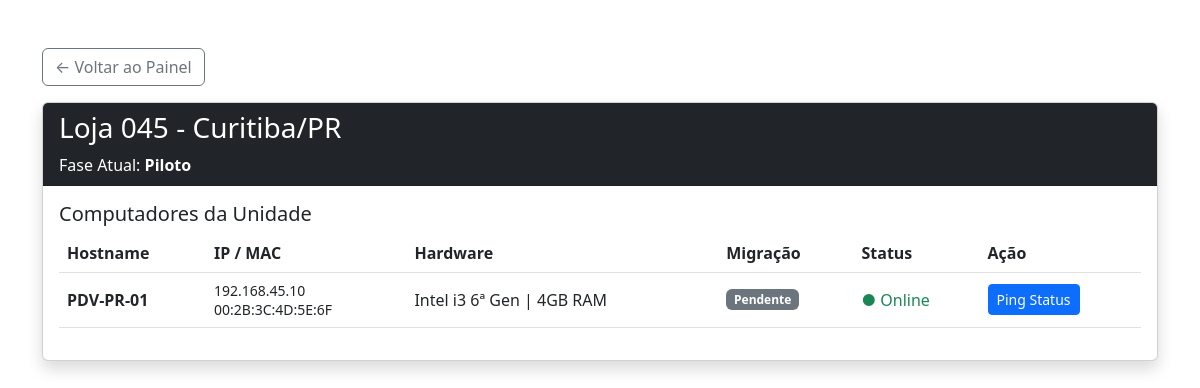
The page /loja/2/ on the database its author committed.
### core/models.py (models this page shows, shortened)
class Loja(models.Model):
    FASES = [
        ('piloto', 'Piloto'),
        ('em_migracao', 'Em Migração'),
        ('migrada', 'Migrada'),
        ('pendente', 'Pendente'),
    ]
    codigo = models.CharField(max_length=10, unique=True)
    cidade = models.CharField(max_length=100)
    estado = models.CharField(max_length=2)
    fase = models.CharField(max_length=20, choices=FASES, default='pendente')

class Computador(models.Model):
    STATUS_MIG = [
        ('pendente', 'Pendente'),
        ('andamento', 'Em Andamento'),
        ('concluido', 'Concluído'),
    ]
    loja = models.ForeignKey(Loja, on_delete=models.CASCADE, related_name='computadores')
    hostname = models.CharField(max_length=50)
    ip = models.GenericIPAddressField()
    mac = models.CharField(max_length=17)
    processador = models.CharField(max_length=50)
    ram = models.IntegerField()
    so = models.CharField(max_length=50)
    status = models.CharField(max_length=20, choices=STATUS_MIG, default='pendente')
    data_migracao = models.DateTimeField(null=True, blank=True)
    online = models.BooleanField(default=True)
    observacoes = models.TextField(blank=True)

### core/views.py (the view)
# urls.py: path('loja/<int:loja_id>/', views.detalhe_loja, name='detalhe_loja'),
def detalhe_loja(request, loja_id):
    loja = get_object_or_404(Loja, id=loja_id)
    return render(request, 'detalhe_loja.html', {'loja': loja})

### core/templates/detalhe_loja.html
<link href="https://cdn.jsdelivr.net/npm/bootstrap@5.3.0/dist/css/bootstrap.min.css" rel="stylesheet">
<div class="container mt-5">
    <a href="{% url 'dashboard' %}" class="btn btn-outline-secondary mb-3">← Voltar ao Painel</a>
    <div class="card shadow">
        <div class="card-header bg-dark text-white">
            <h3>Loja {{ loja.codigo }} - {{ loja.cidade }}/{{ loja.estado }}</h3>
            <p class="mb-0">Fase Atual: <strong>{{ loja.get_fase_display }}</strong></p>
        </div>
        <div class="card-body">
            <h5>Computadores da Unidade</h5>
            <table class="table align-middle">
                <thead>
                    <tr>
                        <th>Hostname</th>
                        <th>IP / MAC</th>
                        <th>Hardware</th>
                        <th>Migração</th>
                        <th>Status</th>
                        <th>Ação</th>
                    </tr>
                </thead>
                <tbody>
                    {% for comp in loja.computadores.all %}
                    <tr>
                        <td><strong>{{ comp.hostname }}</strong></td>
                        <td><small>{{ comp.ip }}<br>{{ comp.mac }}</small></td>
                        <td>{{ comp.processador }} | {{ comp.ram }}GB RAM</td>
                        <td>
                            {% if comp.status == 'concluido' %}
                                <span class="badge bg-success">Concluído</span>
                            {% elif comp.status == 'andamento' %}
                                <span class="badge bg-warning text-dark">Em Andamento</span>
                            {% else %}
                                <span class="badge bg-secondary">Pendente</span>
                            {% endif %}
                        </td>
                        <td>
                            {% if comp.online %}
                                <span class="text-success">● Online</span>
                            {% else %}
                                <span class="text-danger">● Offline</span>
                            {% endif %}
                        </td>
                        <td>
                            <a href="{% url 'verificar_status' comp.id %}" class="btn btn-sm btn-primary">Ping Status</a>
                        </td>
                    </tr>
                    {% endfor %}
                </tbody>
            </table>
        </div>
    </div>
</div>

### rows shown on the page
Loja: codigo "045", cidade "Curitiba", estado "PR", fase "Piloto"
Computador: hostname "PDV-PR-01", ip "192.168.45.10", mac "00:2B:3C:4D:5E:6F", processador "Intel i3 6ª Gen", ram "4", status "Pendente", online "● Online"
